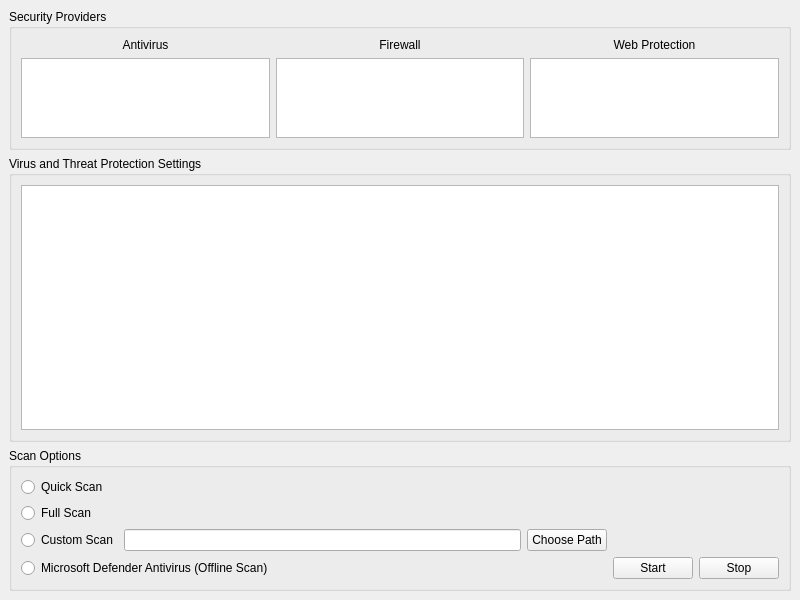
<?xml version="1.0" encoding="UTF-8"?>
<ui version="4.0">
 <class>MainWindow</class>
 <widget class="QMainWindow" name="MainWindow">
  <property name="geometry">
   <rect>
    <x>0</x>
    <y>0</y>
    <width>800</width>
    <height>600</height>
   </rect>
  </property>
  <property name="windowTitle">
   <string>Windows Security</string>
  </property>
  <widget class="QWidget" name="centralwidget">
   <layout class="QGridLayout" name="gridLayout">
    <item row="0" column="0">
     <widget class="QGroupBox" name="groupBox">
      <property name="minimumSize">
       <size>
        <width>0</width>
        <height>141</height>
       </size>
      </property>
      <property name="maximumSize">
       <size>
        <width>16777215</width>
        <height>141</height>
       </size>
      </property>
      <property name="title">
       <string>Security Providers</string>
      </property>
      <layout class="QGridLayout" name="gridLayout_2">
       <item row="0" column="0">
        <widget class="QLabel" name="label_av">
         <property name="text">
          <string>Antivirus</string>
         </property>
         <property name="alignment">
          <set>Qt::AlignCenter</set>
         </property>
        </widget>
       </item>
       <item row="0" column="1">
        <widget class="QLabel" name="label_fw">
         <property name="text">
          <string>Firewall</string>
         </property>
         <property name="alignment">
          <set>Qt::AlignCenter</set>
         </property>
        </widget>
       </item>
       <item row="0" column="2">
        <widget class="QLabel" name="label_wp">
         <property name="text">
          <string>Web Protection</string>
         </property>
         <property name="alignment">
          <set>Qt::AlignCenter</set>
         </property>
        </widget>
       </item>
       <item row="1" column="0">
        <widget class="QTextBrowser" name="textBrowser">
         <property name="html">
          <string>&lt;!DOCTYPE HTML PUBLIC &quot;-//W3C//DTD HTML 4.0//EN&quot; &quot;http://www.w3.org/TR/REC-html40/strict.dtd&quot;&gt;
&lt;html&gt;&lt;head&gt;&lt;meta name=&quot;qrichtext&quot; content=&quot;1&quot; /&gt;&lt;style type=&quot;text/css&quot;&gt;
p, li { white-space: pre-wrap; }
&lt;/style&gt;&lt;/head&gt;&lt;body style=&quot; font-family:'MS Shell Dlg 2'; font-size:7.8pt; font-weight:400; font-style:normal;&quot;&gt;
&lt;p style=&quot;-qt-paragraph-type:empty; margin-top:0px; margin-bottom:0px; margin-left:0px; margin-right:0px; -qt-block-indent:0; text-indent:0px;&quot;&gt;&lt;br /&gt;&lt;/p&gt;&lt;/body&gt;&lt;/html&gt;</string>
         </property>
        </widget>
       </item>
       <item row="1" column="1">
        <widget class="QTextBrowser" name="textBrowser_2">
         <property name="html">
          <string>&lt;!DOCTYPE HTML PUBLIC &quot;-//W3C//DTD HTML 4.0//EN&quot; &quot;http://www.w3.org/TR/REC-html40/strict.dtd&quot;&gt;
&lt;html&gt;&lt;head&gt;&lt;meta name=&quot;qrichtext&quot; content=&quot;1&quot; /&gt;&lt;style type=&quot;text/css&quot;&gt;
p, li { white-space: pre-wrap; }
&lt;/style&gt;&lt;/head&gt;&lt;body style=&quot; font-family:'MS Shell Dlg 2'; font-size:7.8pt; font-weight:400; font-style:normal;&quot;&gt;
&lt;p style=&quot;-qt-paragraph-type:empty; margin-top:0px; margin-bottom:0px; margin-left:0px; margin-right:0px; -qt-block-indent:0; text-indent:0px;&quot;&gt;&lt;br /&gt;&lt;/p&gt;&lt;/body&gt;&lt;/html&gt;</string>
         </property>
        </widget>
       </item>
       <item row="1" column="2">
        <widget class="QTextBrowser" name="textBrowser_3">
         <property name="html">
          <string>&lt;!DOCTYPE HTML PUBLIC &quot;-//W3C//DTD HTML 4.0//EN&quot; &quot;http://www.w3.org/TR/REC-html40/strict.dtd&quot;&gt;
&lt;html&gt;&lt;head&gt;&lt;meta name=&quot;qrichtext&quot; content=&quot;1&quot; /&gt;&lt;style type=&quot;text/css&quot;&gt;
p, li { white-space: pre-wrap; }
&lt;/style&gt;&lt;/head&gt;&lt;body style=&quot; font-family:'MS Shell Dlg 2'; font-size:7.8pt; font-weight:400; font-style:normal;&quot;&gt;
&lt;p style=&quot;-qt-paragraph-type:empty; margin-top:0px; margin-bottom:0px; margin-left:0px; margin-right:0px; -qt-block-indent:0; text-indent:0px;&quot;&gt;&lt;br /&gt;&lt;/p&gt;&lt;/body&gt;&lt;/html&gt;</string>
         </property>
        </widget>
       </item>
      </layout>
     </widget>
    </item>
    <item row="1" column="0">
     <widget class="QGroupBox" name="groupBox_2">
      <property name="title">
       <string>Virus and Threat Protection Settings</string>
      </property>
      <layout class="QGridLayout" name="gridLayout_4">
       <item row="0" column="0">
        <widget class="QTextBrowser" name="textBrowser_4">
         <property name="html">
          <string>&lt;!DOCTYPE HTML PUBLIC &quot;-//W3C//DTD HTML 4.0//EN&quot; &quot;http://www.w3.org/TR/REC-html40/strict.dtd&quot;&gt;
&lt;html&gt;&lt;head&gt;&lt;meta name=&quot;qrichtext&quot; content=&quot;1&quot; /&gt;&lt;style type=&quot;text/css&quot;&gt;
p, li { white-space: pre-wrap; }
&lt;/style&gt;&lt;/head&gt;&lt;body style=&quot; font-family:'MS Shell Dlg 2'; font-size:7.8pt; font-weight:400; font-style:normal;&quot;&gt;
&lt;p style=&quot;-qt-paragraph-type:empty; margin-top:0px; margin-bottom:0px; margin-left:0px; margin-right:0px; -qt-block-indent:0; text-indent:0px;&quot;&gt;&lt;br /&gt;&lt;/p&gt;&lt;/body&gt;&lt;/html&gt;</string>
         </property>
        </widget>
       </item>
      </layout>
     </widget>
    </item>
    <item row="2" column="0">
     <widget class="QGroupBox" name="groupBox_3">
      <property name="title">
       <string>Scan Options</string>
      </property>
      <layout class="QGridLayout" name="gridLayout_3">
       <item row="0" column="0">
        <widget class="QRadioButton" name="radioButton">
         <property name="text">
          <string>Quick Scan</string>
         </property>
        </widget>
       </item>
       <item row="1" column="0">
        <widget class="QRadioButton" name="radioButton_2">
         <property name="text">
          <string>Full Scan</string>
         </property>
        </widget>
       </item>
       <item row="2" column="0">
        <widget class="QRadioButton" name="radioButton_3">
         <property name="text">
          <string>Custom Scan</string>
         </property>
        </widget>
       </item>
       <item row="2" column="1">
        <widget class="QLineEdit" name="lineEdit"/>
       </item>
       <item row="2" column="2">
        <widget class="QPushButton" name="pushButton">
         <property name="text">
          <string>Choose Path</string>
         </property>
        </widget>
       </item>
       <item row="3" column="0" colspan="2">
        <widget class="QRadioButton" name="radioButton_4">
         <property name="text">
          <string>Microsoft Defender Antivirus (Offline Scan)</string>
         </property>
        </widget>
       </item>
       <item row="3" column="3">
        <widget class="QPushButton" name="pushButton_2">
         <property name="text">
          <string>Start</string>
         </property>
        </widget>
       </item>
       <item row="3" column="4">
        <widget class="QPushButton" name="pushButton_3">
         <property name="text">
          <string>Stop</string>
         </property>
        </widget>
       </item>
      </layout>
     </widget>
    </item>
   </layout>
  </widget>
 </widget>
 <resources/>
 <connections/>
</ui>
